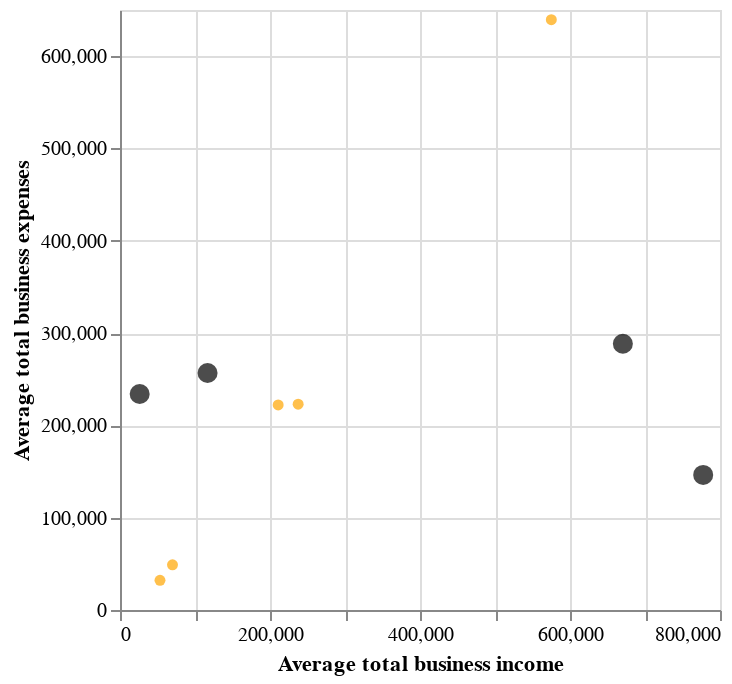

Notebook code cell kept with this figure:
### Code cell
chart1 + chart2

### Figure 1 — Vega-Lite specification as saved in the notebook (floating-point values rounded to 4 significant figures)
{"config": {"view": {"continuousWidth": 300, "continuousHeight": 300}}, "layer": [{"data": {"name": "data-ee08fe22868040b6b3d88b7a2d94fff4"}, "mark": {"type": "circle"}, "encoding": {"color": {"value": "orange"}, "tooltip": [{"field": "Postcode", "type": "quantitative"}, {"field": "Average total business income", "type": "quantitative"}, {"field": "Average total business expenses", "type": "quantitative"}], "x": {"field": "Average total business income", "type": "quantitative"}, "y": {"field": "Average total business expenses", "type": "quantitative"}}, "name": "view_3"}, {"data": {"name": "data-4af31deb9417aa0ac5e19a2ec313b795"}, "mark": {"type": "circle", "size": 100}, "encoding": {"color": {"value": "black"}, "tooltip": [{"field": "cluster", "type": "quantitative"}, {"field": "Average total business income", "type": "quantitative"}, {"field": "Average total business expenses", "type": "quantitative"}], "x": {"field": "Average total business income", "type": "quantitative"}, "y": {"field": "Average total business expenses", "type": "quantitative"}}, "name": "view_4"}], "params": [{"name": "param_2", "select": {"type": "interval", "encodings": ["x", "y"]}, "bind": "scales", "views": ["view_3"]}, {"name": "param_4", "select": {"type": "interval", "encodings": ["x", "y"]}, "bind": "scales", "views": ["view_4"]}], "$schema": "https://vega.github.io/schema/vega-lite/v5.8.0.json", "datasets": {"data-ee08fe22868040b6b3d88b7a2d94fff4": [{"Postcode": 2000, "Average total business income": 210901, "Average total business expenses": 222191}, {"Postcode": 2006, "Average total business income": 69983, "Average total business expenses": 48971}, {"Postcode": 2007, "Average total business income": 575099, "Average total business expenses": 639499}, {"Postcode": 2008, "Average total business income": 53329, "Average total business expenses": 32173}, {"Postcode": 2009, "Average total business income": 237539, "Average total business expenses": 222993}], "data-4af31deb9417aa0ac5e19a2ec313b795": [{"Average total business income": 670487, "Average total business expenses": 288389, "cluster": 0}, {"Average total business income": 116739, "Average total business expenses": 256787, "cluster": 1}, {"Average total business income": 26225, "Average total business expenses": 234053, "cluster": 2}, {"Average total business income": 777572, "Average total business expenses": 146316, "cluster": 3}]}}
